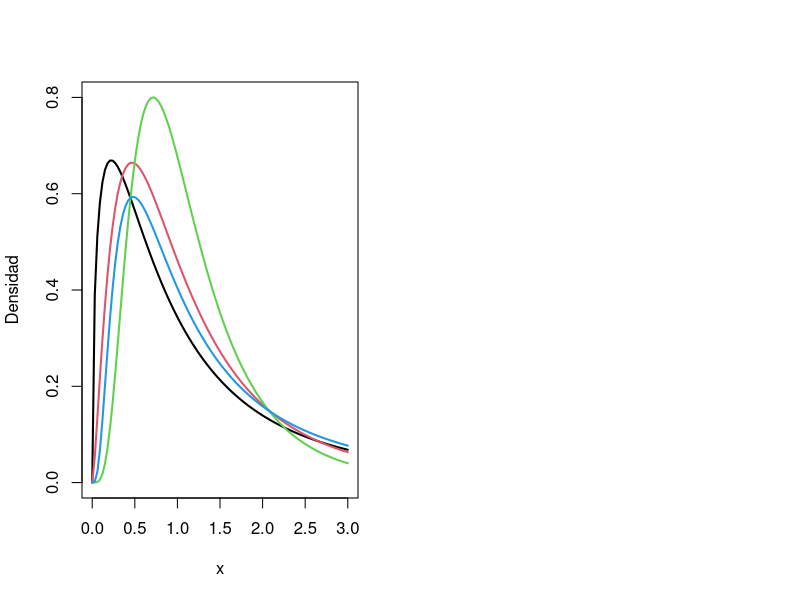

The R script that drew this image: (Note: this script raises an error after producing the figure.)
## ---- chunk 1
par(mfrow=c(1,2))
curve(df(x,3,4),xlim=c(0,3),ylim=c(0,0.8),lwd=2,ylab='Densidad')
curve(df(x,5,7),col=2,lwd=2,add=T)
curve(df(x,12,12),col=3,lwd=2,add=T)
curve(df(x,10,3),col=4,lwd=2,add=T)
## ---- chunk 2
#Datos
n1 <- length(sampb) 
n2<- length(sampa)
sampa<- c(3.2,3.4,2.8,3.0,3.0,3.0,2.8,2.9,3.0,3.0) #samp 2
sampb<-c(3.0,3.5,2.9,3.1,2.3,2.0,3.0,2.9,3.0,4.1) #samp 1
scuad1 <- var(sampb) #var samp b
scuad2 <- var(sampa) #var samp a
alpha <- 0.05
df1 <- n1-1
df2 <- n2-1
fa <- qf(alpha,df1, df2,lower.tail=FALSE)

#Hipotesis 
#H_0: sig1^2 = sig^2 vs H_a: sig1^2 > sig2^2

#Estadistico
fc<-scuad1/scuad2

sprintf("El valor del estadistico x es: %f",fa)
sprintf("El valor del estadistico xa es: %f",fc)

#Region de rechazo
if(fc>fa){
  print("Se rechaza H_0")
}else{
  print("No se rechaza H_0 a un nivel alpha")
  print("No existe evidencia suficiente para afirmar H_1")
}

#P-valor
p <- pf(fc,df1,df2,lower.tail=FALSE)
sprintf("El valor del pvalor es: %f",p)
if(p<=alpha){
  print("Se rechaza H_0 a un nivel alpha")
}else{
  print("No se rechaza H_0 a un nivel alpha")
  print("No existe evidencia suficiente para afirmar H_1")
}


## ---- chunk 3
#Datos
sampm<-c(132,134,129,129,130,132,129) #samp 2
sampc<-c(129,132,129,138,131,132) #samp 1
n1 <- length(sampc)
n2<-length(sampm)
scuad1 <- var(sampm) #var 2
scuad2 <-  var(sampc) #var 1
alpha <- 0.05
df1 <- n1-1
df2 <- n2-1
fa <- qf(alpha,df1, df2,lower.tail=FALSE)

#Hipotesis            competitor>manufacturer
#H_0: sig1^2 = sig^2 vs H_a: sig1^2 > sig2^2

#Estadistico
fc<-scuad1/scuad2

sprintf("El valor del estadistico x es: %f",fa)
sprintf("El valor del estadistico xa es: %f",fc)

#Region de rechazo
if(fc>fa){
  print("Se rechaza H_0")
}else{
  print("No se rechaza H_0 a un nivel alpha")
  print("No existe evidencia suficiente para afirmar H_1")
}

#P-valor
p <- pf(fc,df1,df2,lower.tail=FALSE)
sprintf("El valor del pvalor es: %f",p)
if(p<=alpha){
  print("Se rechaza H_0 a un nivel alpha")
}else{
  print("No se rechaza H_0 a un nivel alpha")
  print("No existe evidencia suficiente para afirmar H_1")
}



## ---- chunk 4
#Datos
sampm<-c(132,134,129,129,130,132,129) #samp 2
sampc<-c(129,132,129,138,131,132) #samp 1
n1 <- length(sampc)
n2<-length(sampm)
scuad1 <- var(sampm) #var 2
scuad2 <-  var(sampc) #var 1
alpha <- 0.1
df1 <- n1-1
df2 <- n2-1
fa <- qf(alpha,df1, df2,lower.tail=FALSE)

#Hipotesis          competitor>manufacturer
#H_0: sig1^2 = sig^2 vs H_a: sig1^2 > sig2^2

#Estadistico
fc<-scuad1/scuad2

sprintf("El valor del estadistico x es: %f",fa)
sprintf("El valor del estadistico xa es: %f",fc)

#Region de rechazo
if(fc>fa){
  print("Se rechaza H_0")
}else{
  print("No se rechaza H_0 a un nivel alpha")
  print("No existe evidencia suficiente para afirmar H_1")
}

#P-valor
p <- pf(fc,df1,df2,lower.tail=FALSE)
sprintf("El valor del pvalor es: %f",p)
if(p<=alpha){
  print("Se rechaza H_0 a un nivel alpha")
}else{
  print("No se rechaza H_0 a un nivel alpha")
  print("No existe evidencia suficiente para afirmar H_1")
}


## ---- chunk 5

#Datos
samp1<-c( 3, 7, 25, 10, 15, 6, 12, 25, 15, 7)
samp2<-c(48, 44, 40, 38, 33, 21, 20, 12, 1, 18)
n1 <- length(samp2)
n2<-length(samp1)
scuad1 <- var(samp2)
scuad2 <- var(samp1)
s1<-sd(samp1)
s2<-sd(samp2)
alpha <- 0.05
df1 <- n1-1
df2 <- n2-1
fa <- qf(alpha/2,df1, df2,lower.tail=FALSE)

#Hipotesis 
#H_0: sig1^2 = sig2^2 vs H_a: sig1^2=! sig2^2

#Estadistico
fc<-scuad1/scuad2

sprintf("El valor del estadistico x es: %f",fa)
sprintf("El valor del estadistico xa es: %f",fc)

#Region de rechazo
if(fc>fa){
  print("Se rechaza H_0")
}else{
  print("No se rechaza H_0 a un nivel alpha")
  print("No existe evidencia suficiente para afirmar H_1")
}

#P-valor
p <- pf(fc,df1,df2,lower.tail=FALSE)
sprintf("El valor del pvalor es: %f",p)
if(p<=alpha){
  print("Se rechaza H_0 a un nivel alpha")
}else{
  print("No se rechaza H_0 a un nivel alpha")
  print("No existe evidencia suficiente para afirmar H_1")
}



